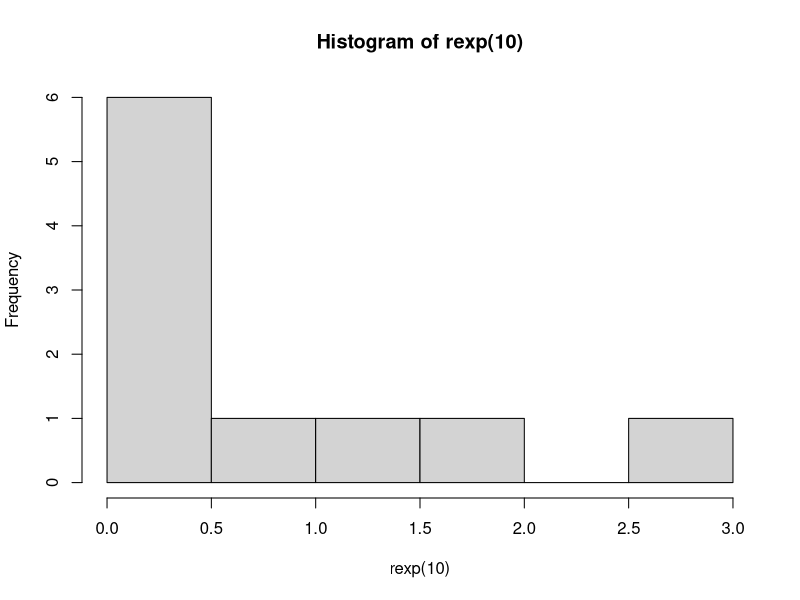
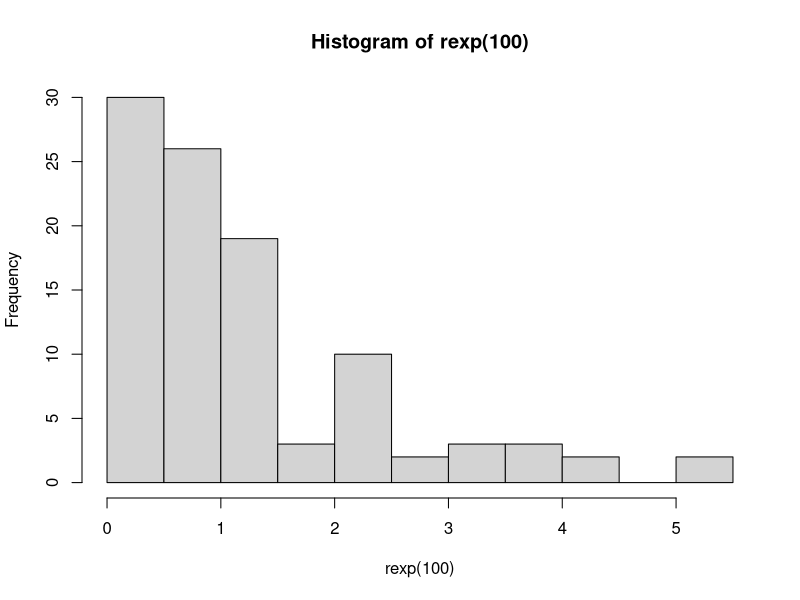
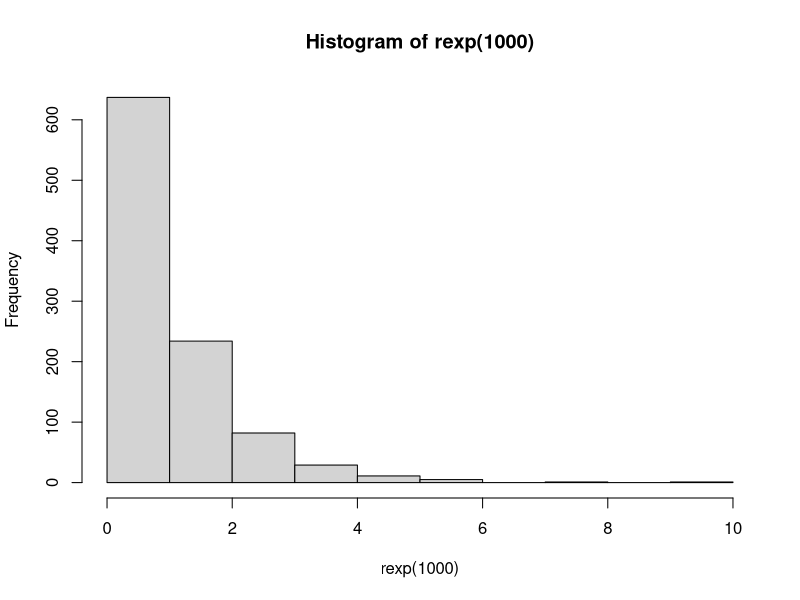
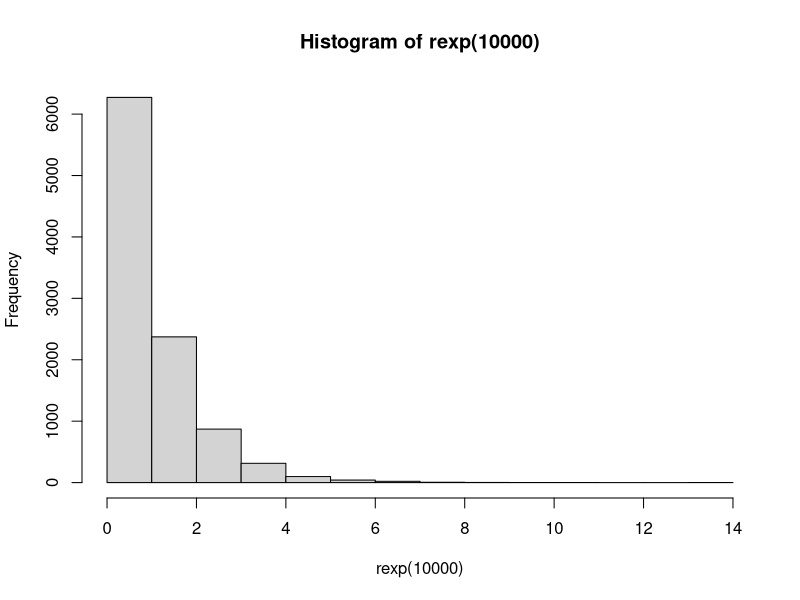

Recreate these plots in R, in order.
x = 3

#Nomor 5a
dexp(x, rate=1,log=FALSE)

#Nomor 5b
hist(rexp(10))
hist(rexp(100))
hist(rexp(1000))
hist(rexp(10000))

#Nomor 5c
n = 100
mean = 1 / x
mean
var = ((mean) * (1 / sqrt(n))) * ((mean) * (1 / sqrt(n)))
var
